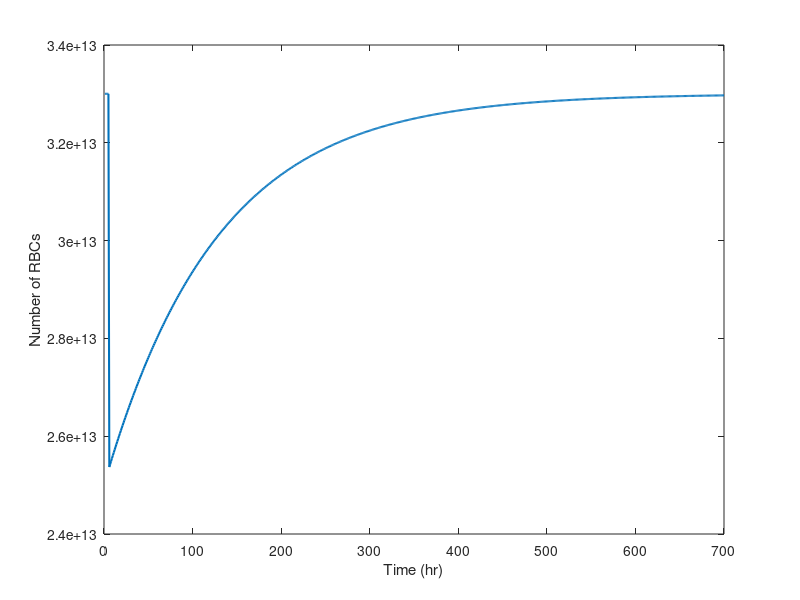

Source code (MATLAB):
% PBL Team 1, BIOE 252, Fall 2022, PBL 2: Modeling Blood Flow
% rbcModel.m
% Models rbc concentration through the human body in different conditions
% Last modified: 11/20/22

function rbcModel
    %The driver

    %setting up initial values
    time = (1:700);
    n_rbc = zeros(700,1);
    n_rbc(1,:) = 2.5E13;
    %flow = ones(86400);
    
    %flow_rbc(1,:) = 5.4E9*flow; %initial flow rate

%     n_rbc = marrow(time,n_rbc);
%     plot(time,n_rbc)
    n_rbc = spleen(time,n_rbc);
    figure;
    plot(time,n_rbc,'LineWidth', 1.5)
    xlabel('Time (hr)')
    ylabel('Number of RBCs')
%     title('RBC Recovery')
    saveas(gcf, 'rbc.png')

end

% function n_rbc = marrow(time,n_rbc)
%     for i = 2:length(time)
%         n_rbc(i,:) = n_rbc(i-1,:) + (5.555E-4).*n_rbc(i-1,:);
%     end
% end

function n_rbc = spleen(time,n_rbc)
    f = 0.007848;
    c = 259E9;

    for i = 2:length(time)
        n_rbc(i,:) = ((1-f)^i .* (n_rbc(1,:) - c/f) + c/f)*(time(i) > 5)...
            + (c/f)*(time(i) <= 5);
    end
    n_rbc(1,:) = c/f;
end
